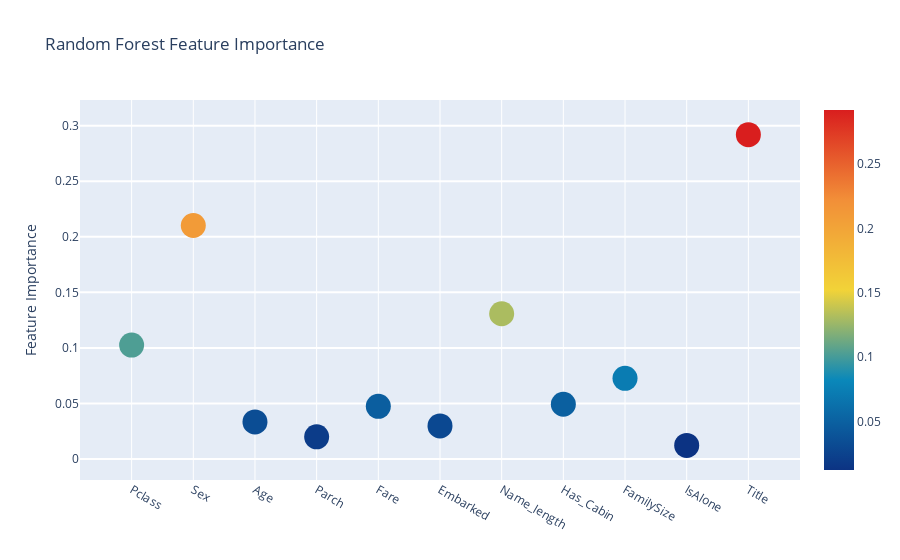
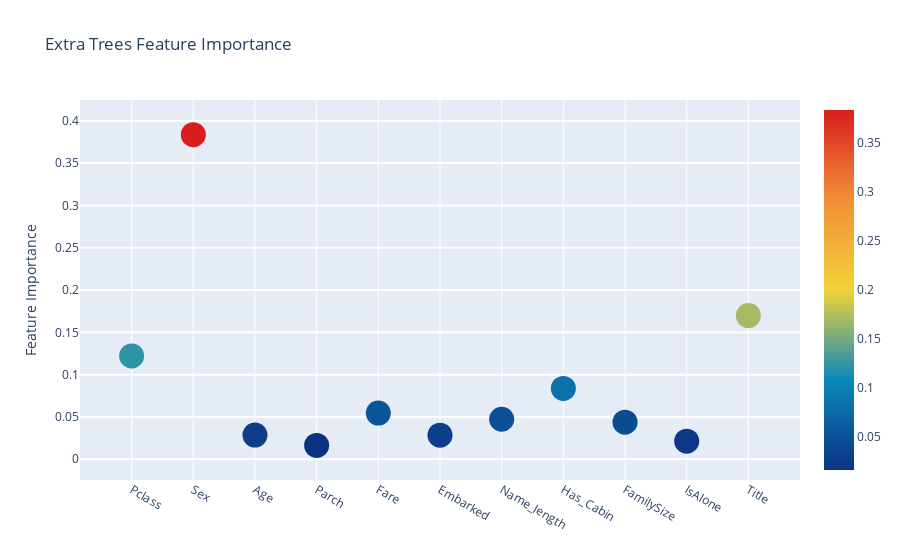
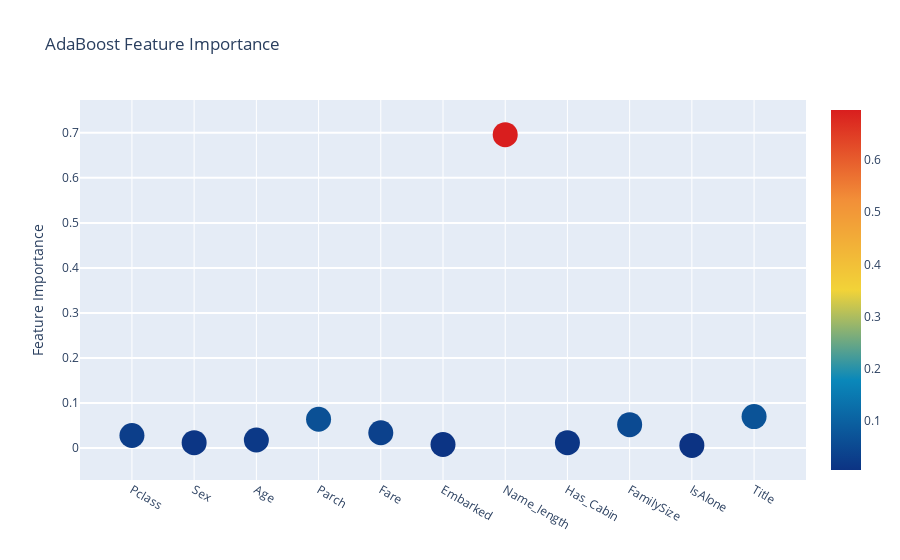
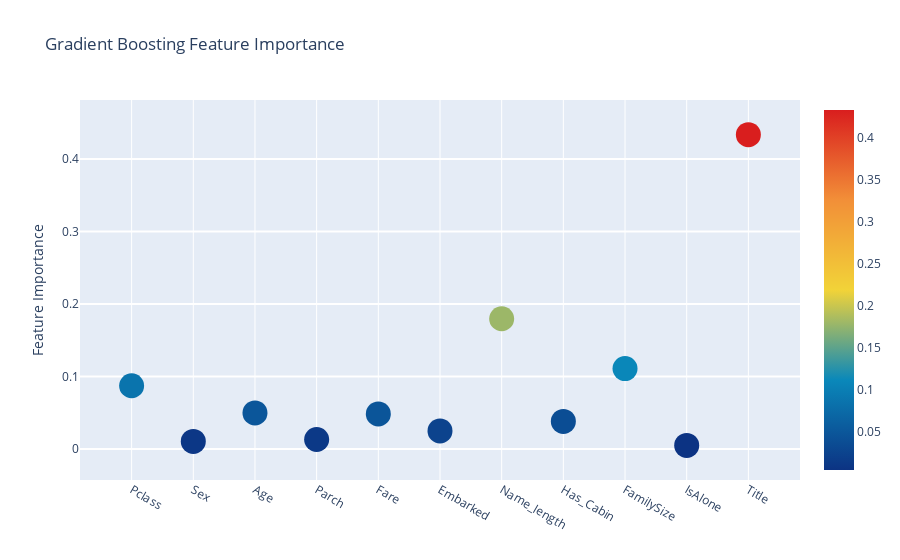

Source (notebook cell) for these figures, in order:
### Markdown cell above
Plotly의 scatterplot을 통해 변수 중요도를 시각화하여 알아보자.

### Code cell
trace = go.Scatter(y=feature_dataframe['Random Forest feature importances'].values,
                  x=feature_dataframe['features'].values,
                  mode='markers',marker=dict(sizemode='diameter',sizeref=1,size=25,
                                            color=feature_dataframe['Random Forest feature importances'].values,
                                            colorscale='Portland',showscale=True),
                  text=feature_dataframe['features'].values)
data = [trace]
layout = go.Layout(autosize=True,title='Random Forest Feature Importance',hovermode='closest',
                   yaxis=dict(title='Feature Importance',ticklen=5,gridwidth=2),
                  showlegend=False)
fig = go.Figure(data=data,layout=layout)
py.iplot(fig,filename='scatter2010')



trace = go.Scatter(y = feature_dataframe['Extra Trees feature importances'].values,
                   x = feature_dataframe['features'].values, 
                   mode='markers',marker=dict(sizemode = 'diameter',sizeref=1,size=25,
                                              color = feature_dataframe['Extra Trees feature importances'].values,
                                              colorscale='Portland',showscale=True),
                   text = feature_dataframe['features'].values)
data = [trace]
layout= go.Layout(autosize=True,title= 'Extra Trees Feature Importance',hovermode='closest',
                  yaxis=dict(title= 'Feature Importance',ticklen= 5,gridwidth= 2),
                  showlegend= False)
fig = go.Figure(data=data, layout=layout)
py.iplot(fig,filename='scatter2010')



trace = go.Scatter(y = feature_dataframe['AdaBoost feature importances'].values,
                   x = feature_dataframe['features'].values, 
                   mode='markers',marker=dict(sizemode = 'diameter',sizeref=1,size=25,
                                              color = feature_dataframe['AdaBoost feature importances'].values,
                                              colorscale='Portland',showscale=True),
                   text = feature_dataframe['features'].values)
data = [trace]
layout= go.Layout(autosize=True,title= 'AdaBoost Feature Importance',hovermode='closest',
                  yaxis=dict(title= 'Feature Importance',ticklen= 5,gridwidth= 2),
                  showlegend= False)
fig = go.Figure(data=data, layout=layout)
py.iplot(fig,filename='scatter2010')



trace = go.Scatter(y = feature_dataframe['Gradient Boost feature importances'].values,
                   x = feature_dataframe['features'].values, 
                   mode='markers',marker=dict(sizemode = 'diameter',sizeref=1,size=25,
                                              color = feature_dataframe['Gradient Boost feature importances'].values,
                                              colorscale='Portland',showscale=True),
                   text = feature_dataframe['features'].values)
data = [trace]
layout= go.Layout(autosize=True,title= 'Gradient Boosting Feature Importance',hovermode='closest',
                  yaxis=dict(title= 'Feature Importance',ticklen= 5,gridwidth= 2),
                  showlegend= False)
fig = go.Figure(data=data, layout=layout)
py.iplot(fig,filename='scatter2010')

### Figure 1 — Plotly figure (JSON) as saved in the notebook; plotly's stock layout.template omitted (floating-point values rounded to 4 significant figures)
{"data": [{"marker": {"color": [0.1026, 0.2102, 0.03338, 0.01996, 0.04742, 0.02973, 0.1307, 0.04923, 0.07262, 0.01223, 0.292], "colorscale": [[0, "rgb(12,51,131)"], [0.25, "rgb(10,136,186)"], [0.5, "rgb(242,211,56)"], [0.75, "rgb(242,143,56)"], [1, "rgb(217,30,30)"]], "showscale": true, "size": 25, "sizemode": "diameter", "sizeref": 1}, "mode": "markers", "text": ["Pclass", "Sex", "Age", "Parch", "Fare", "Embarked", "Name_length", "Has_Cabin", "FamilySize", "IsAlone", "Title"], "type": "scatter", "x": ["Pclass", "Sex", "Age", "Parch", "Fare", "Embarked", "Name_length", "Has_Cabin", "FamilySize", "IsAlone", "Title"], "y": [0.1026, 0.2102, 0.03338, 0.01996, 0.04742, 0.02973, 0.1307, 0.04923, 0.07262, 0.01223, 0.292]}], "layout": {"autosize": true, "hovermode": "closest", "showlegend": false, "title": {"text": "Random Forest Feature Importance"}, "yaxis": {"gridwidth": 2, "ticklen": 5, "title": {"text": "Feature Importance"}}}}

### Figure 2 — Plotly figure (JSON) as saved in the notebook; plotly's stock layout.template omitted (floating-point values rounded to 4 significant figures)
{"data": [{"marker": {"color": [0.1221, 0.3836, 0.0286, 0.01642, 0.05458, 0.02851, 0.04731, 0.08374, 0.04389, 0.02142, 0.1698], "colorscale": [[0, "rgb(12,51,131)"], [0.25, "rgb(10,136,186)"], [0.5, "rgb(242,211,56)"], [0.75, "rgb(242,143,56)"], [1, "rgb(217,30,30)"]], "showscale": true, "size": 25, "sizemode": "diameter", "sizeref": 1}, "mode": "markers", "text": ["Pclass", "Sex", "Age", "Parch", "Fare", "Embarked", "Name_length", "Has_Cabin", "FamilySize", "IsAlone", "Title"], "type": "scatter", "x": ["Pclass", "Sex", "Age", "Parch", "Fare", "Embarked", "Name_length", "Has_Cabin", "FamilySize", "IsAlone", "Title"], "y": [0.1221, 0.3836, 0.0286, 0.01642, 0.05458, 0.02851, 0.04731, 0.08374, 0.04389, 0.02142, 0.1698]}], "layout": {"autosize": true, "hovermode": "closest", "showlegend": false, "title": {"text": "Extra Trees Feature Importance"}, "yaxis": {"gridwidth": 2, "ticklen": 5, "title": {"text": "Feature Importance"}}}}

### Figure 3 — Plotly figure (JSON) as saved in the notebook; plotly's stock layout.template omitted (floating-point values rounded to 4 significant figures)
{"data": [{"marker": {"color": [0.028, 0.012, 0.018, 0.064, 0.034, 0.008, 0.696, 0.012, 0.052, 0.006, 0.07], "colorscale": [[0, "rgb(12,51,131)"], [0.25, "rgb(10,136,186)"], [0.5, "rgb(242,211,56)"], [0.75, "rgb(242,143,56)"], [1, "rgb(217,30,30)"]], "showscale": true, "size": 25, "sizemode": "diameter", "sizeref": 1}, "mode": "markers", "text": ["Pclass", "Sex", "Age", "Parch", "Fare", "Embarked", "Name_length", "Has_Cabin", "FamilySize", "IsAlone", "Title"], "type": "scatter", "x": ["Pclass", "Sex", "Age", "Parch", "Fare", "Embarked", "Name_length", "Has_Cabin", "FamilySize", "IsAlone", "Title"], "y": [0.028, 0.012, 0.018, 0.064, 0.034, 0.008, 0.696, 0.012, 0.052, 0.006, 0.07]}], "layout": {"autosize": true, "hovermode": "closest", "showlegend": false, "title": {"text": "AdaBoost Feature Importance"}, "yaxis": {"gridwidth": 2, "ticklen": 5, "title": {"text": "Feature Importance"}}}}

### Figure 4 — Plotly figure (JSON) as saved in the notebook; plotly's stock layout.template omitted (floating-point values rounded to 4 significant figures)
{"data": [{"marker": {"color": [0.08717, 0.01033, 0.04962, 0.01294, 0.04821, 0.02485, 0.1796, 0.03791, 0.1108, 0.004852, 0.4337], "colorscale": [[0, "rgb(12,51,131)"], [0.25, "rgb(10,136,186)"], [0.5, "rgb(242,211,56)"], [0.75, "rgb(242,143,56)"], [1, "rgb(217,30,30)"]], "showscale": true, "size": 25, "sizemode": "diameter", "sizeref": 1}, "mode": "markers", "text": ["Pclass", "Sex", "Age", "Parch", "Fare", "Embarked", "Name_length", "Has_Cabin", "FamilySize", "IsAlone", "Title"], "type": "scatter", "x": ["Pclass", "Sex", "Age", "Parch", "Fare", "Embarked", "Name_length", "Has_Cabin", "FamilySize", "IsAlone", "Title"], "y": [0.08717, 0.01033, 0.04962, 0.01294, 0.04821, 0.02485, 0.1796, 0.03791, 0.1108, 0.004852, 0.4337]}], "layout": {"autosize": true, "hovermode": "closest", "showlegend": false, "title": {"text": "Gradient Boosting Feature Importance"}, "yaxis": {"gridwidth": 2, "ticklen": 5, "title": {"text": "Feature Importance"}}}}
